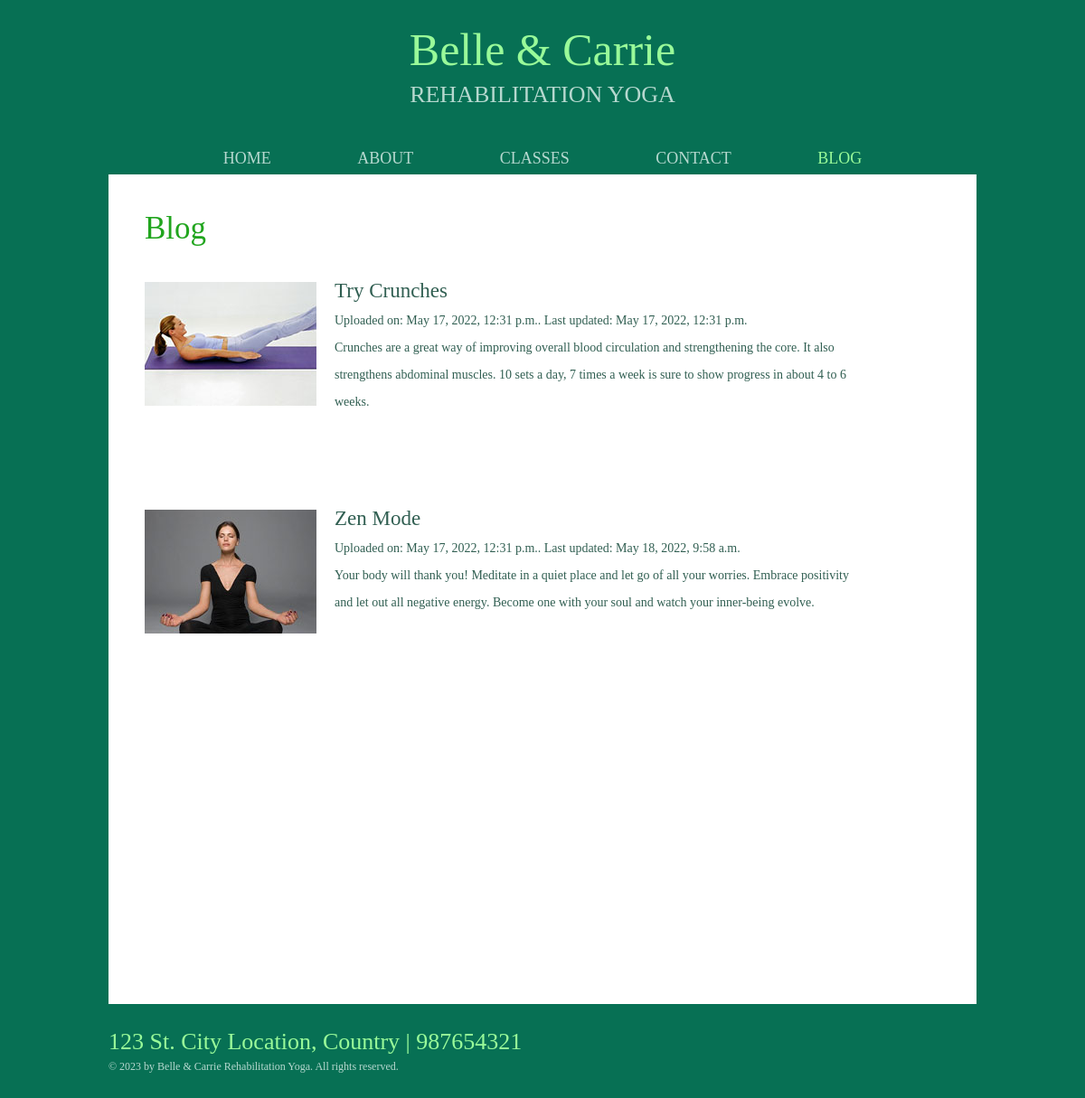
Page /yoga_blog/blog/ on the committed database.
### yoga_blog/models.py (models this page shows, shortened)
class Post(models.Model):
    created_at = models.DateTimeField(auto_now_add=True)
    updated_at = models.DateTimeField(auto_now=True)
    title = models.CharField(max_length=60)
    text = models.TextField()
    image = models.ImageField(upload_to='images')

### yoga_blog/views.py (the view)
# urls.py: 2. Add a URL to urlpatterns:  path('blog/', include('blog.urls'))
def blog(request):
    posts = Post.objects.all()
    return render(request, 'yoga_blog/blog.html', {'posts': posts})

### yoga_blog/templates/yoga_blog/blog.html (shortened to what this page needs)
{% load static %}
<!DOCTYPE html>
<html>
<head>
	<link rel="stylesheet" href="{% static 'css/style.css' %}">
	<link rel="stylesheet" href="{% static 'css/mobile.css' %}">
</head>
<body>
<div id="header">
	<h1><a href="{% url 'yoga_home:homepage' %}">Belle &amp; Carrie <span>Rehabilitation Yoga</span></a></h1>
	<ul id="navigation">
		<li>
			<a href="{% url 'yoga_home:homepage' %}">Home</a>
		</li>
		<li>
			<a href="{% url 'yoga_about:about' %}">About</a>
		</li>
		<li>
			<a href="{% url 'yoga_classes:classes' %}">Classes</a>
		</li>
		<li>
			<a href="{% url 'yoga_contact:contact' %}">Contact</a>
		</li>
		<li class="current">
			<a href="{% url 'yoga_blog:blog' %}">Blog</a>
		</li>
	</ul>
</div>
<div id="body">
	<h2>Blog</h2>
	<ul class="blog">
		{% for post in posts %}
		<li>
			<img src="{{post.image.url}}" alt="image">
			<h3><a href="{% url 'yoga_blog:singlepost' pk=post.pk %}">{{post.title}}</a></h3>
			<span>Uploaded on: {{post.created_at}}. Last updated: {{post.updated_at}}</span>
			<p>
				{{post.text}}
			</p>
		</li>
		{% endfor %}
	</ul>
</div>
<div id="footer">
	<div>
		<span>123 St. City Location, Country | 987654321</span>
		<p>
			&copy; 2023 by Belle &amp; Carrie Rehabilitation Yoga. All rights reserved.
		</p>
	</div>
	<div id="connect">
		<a href="https://freewebsitetemplates.com/go/facebook/" id="facebook" target="_blank">Facebook</a>
		<a href="https://freewebsitetemplates.com/go/twitter/" id="twitter" target="_blank">Twitter</a>
		<a href="https://freewebsitetemplates.com/go/googleplus/" id="googleplus" target="_blank">Google&#43;</a>
		<a href="https://freewebsitetemplates.com/go/pinterest/" id="pinterest" target="_blank">Pinterest</a>
	</div>
</div>
</body>
</html>

### yoga_blog/static/css/style.css (style rules this page uses)
body { background: #077054; color: #315f52; font-family: 'latoregular'; font-size: 14px; margin: 0; padding: 0; }
a { outline: none; }
img { border: none; }
p { line-height: 30px; margin: 0; }
#header { margin: 0 auto; max-width: 960px; }
#header h1 { font-size: 50px; font-weight: normal; line-height: 50px; margin: 0; padding: 30px 0; text-align: center; }
#header h1 a { color: #99fa99; text-decoration: none; }
#header h1 a span { color: #b6d8cf; display: block; font-family: 'nixie_oneregular'; font-size: 26px; text-transform: uppercase; }
#header ul#navigation { list-style: none; margin: 0; padding: 0; text-align: center; }
#header ul#navigation li { display: inline; line-height: 30px; position: relative; }
#header ul#navigation li a { color: #b6d8cf; font-size: 18px; padding: 0 46px; text-align: center; text-decoration: none; text-transform: uppercase; }
#header ul#navigation li.current a { color: #99fa99; }
#body { background: #ffffff; margin: 1px auto 0; max-width: 880px; min-height: 827px; overflow: hidden; padding: 45px 40px 46px; }
#body > h2 { color: #21a51e; font-family: 'nixie_oneregular'; font-size: 35px; font-weight: normal; line-height: 30px; margin: 0; padding: 0 0 44px; }
#body div.content h3, #body form h3, #body ul.blog li h3 { font-family: 'nixie_oneregular'; font-size: 23px; font-weight: normal; line-height: 30px; margin: 0; padding: 25px 0 0; }
#body ul.blog { list-style: none; margin: 0; padding: 0; }
#body ul.blog li { overflow: hidden; padding: 104px 100px 0 0; }
#body ul.blog li:first-child { padding: 0 100px 0 0; }
#body ul.blog li img { display: block; float: left; margin: 0 20px 0 0; max-width: 100%; width: auto; }
#body ul.blog li h3 { line-height: 20px; padding: 0 0 8px; }
#body ul.blog li h3 a, #body div.content div.sidebar ul li h4 a { color: #315f52; text-decoration: none; }
#body ul.blog li span, #body div.content div.article span, #body div.content div.sidebar ul li span { display: block; line-height: 30px; }
#footer { margin: 0 auto; max-width: 960px; overflow: hidden; padding: 30px 0 60px; }
#footer div { float: left; width: 500px; }
#footer div span { color: #99fa99; display: block; font-size: 26px; line-height: 24px; }
#footer div p { color: #b6d8cf; font-size: 12px; line-height: 30px; }
#footer div#connect { float: right; overflow: hidden; width: auto; }
#footer div#connect a { background: url(../images/icons.png) no-repeat; display: block; float: left; text-indent: -99999px; }
#footer div#connect a#facebook { background-position: 0 0; height: 30px; width: 16px; }
#footer div#connect a#twitter { background-position: 0 -30px; height: 30px; margin: 0 0 0 28px; width: 37px; }
#footer div#connect a#googleplus { background-position: 0 -61px; height: 32px; margin: 0 0 0 19px; width: 32px; }
#footer div#connect a#pinterest { background-position: 0 -94px; height: 30px; margin: 0 0 0 23px; width: 30px; }

### rows in the picture
Post: image (picture), title "Try Crunches", created_at "May 17, 2022, 12:31 p.m.", updated_at "May 17, 2022, 12:31 p.m.", text "Crunches are a great way of improving overall blood circulation and strengthening the core. It also strengthens abdominal muscles. 10 sets a day, 7 times a week is sure to show progress in about 4 to 6 weeks."
Post: image (picture), title "Zen Mode", created_at "May 17, 2022, 12:31 p.m.", updated_at "May 18, 2022, 9:58 a.m.", text "Your body will thank you! Meditate in a quiet place and let go of all your worries. Embrace positivity and let out all negative energy. Become one with your soul and watch your inner-being evolve."
